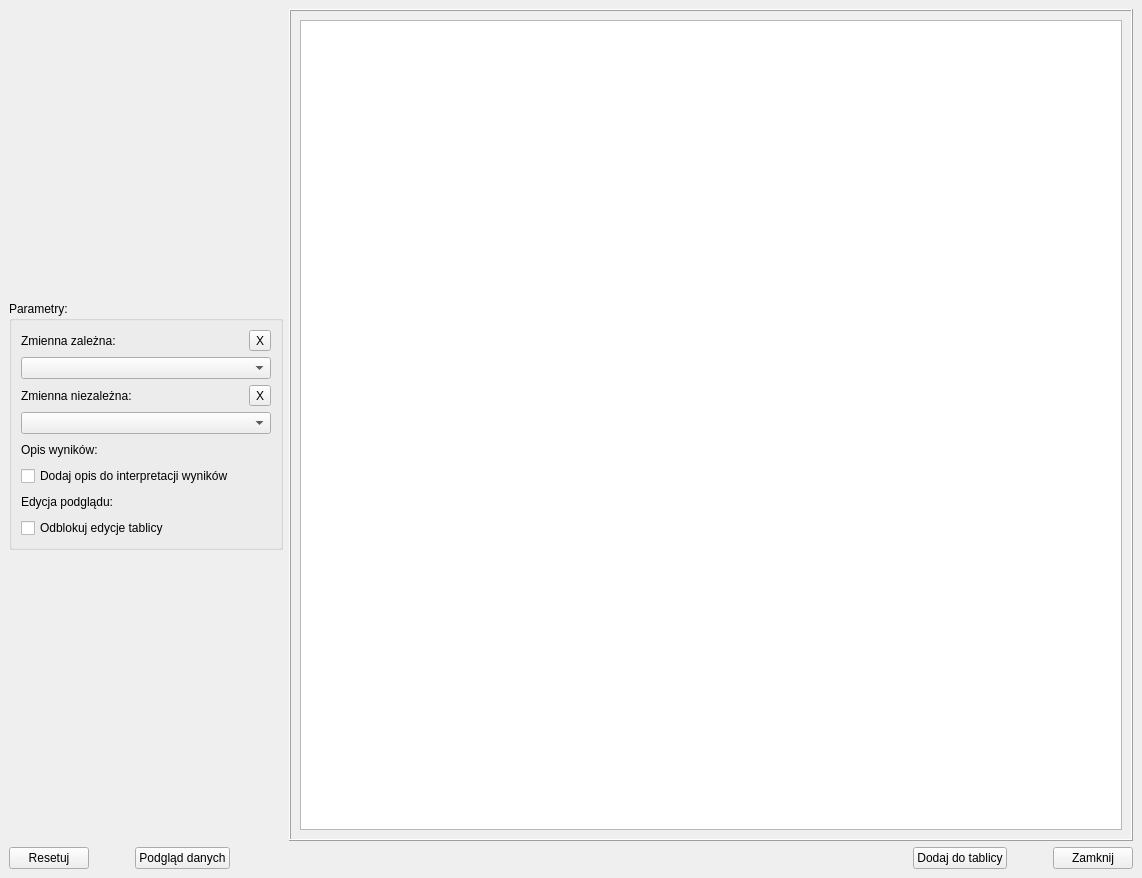
<?xml version="1.0" encoding="UTF-8"?>
<ui version="4.0">
 <class>MainWindow_Test_Tukeya</class>
 <widget class="QMainWindow" name="MainWindow_Test_Tukeya">
  <property name="windowModality">
   <enum>Qt::WindowModal</enum>
  </property>
  <property name="geometry">
   <rect>
    <x>0</x>
    <y>0</y>
    <width>1142</width>
    <height>878</height>
   </rect>
  </property>
  <property name="windowTitle">
   <string>Test Tukeya</string>
  </property>
  <widget class="QWidget" name="centralwidget">
   <layout class="QVBoxLayout" name="verticalLayout_12">
    <item>
     <layout class="QHBoxLayout" name="horizontalLayout_2">
      <item>
       <layout class="QHBoxLayout" name="horizontalLayout">
        <item>
         <layout class="QVBoxLayout" name="verticalLayout_2">
          <item>
           <spacer name="verticalSpacer_2">
            <property name="orientation">
             <enum>Qt::Vertical</enum>
            </property>
            <property name="sizeHint" stdset="0">
             <size>
              <width>20</width>
              <height>40</height>
             </size>
            </property>
           </spacer>
          </item>
          <item>
           <widget class="QGroupBox" name="groupBox">
            <property name="sizePolicy">
             <sizepolicy hsizetype="Fixed" vsizetype="Fixed">
              <horstretch>0</horstretch>
              <verstretch>0</verstretch>
             </sizepolicy>
            </property>
            <property name="title">
             <string>Parametry:</string>
            </property>
            <layout class="QVBoxLayout" name="verticalLayout_13">
             <item>
              <layout class="QVBoxLayout" name="verticalLayout_3">
               <item>
                <layout class="QHBoxLayout" name="horizontalLayout_3">
                 <item>
                  <widget class="QLabel" name="label">
                   <property name="text">
                    <string>Zmienna zależna:</string>
                   </property>
                  </widget>
                 </item>
                 <item>
                  <spacer name="horizontalSpacer">
                   <property name="orientation">
                    <enum>Qt::Horizontal</enum>
                   </property>
                   <property name="sizeHint" stdset="0">
                    <size>
                     <width>40</width>
                     <height>20</height>
                    </size>
                   </property>
                  </spacer>
                 </item>
                 <item>
                  <widget class="QToolButton" name="toolButton_Data_Column1">
                   <property name="text">
                    <string>X</string>
                   </property>
                  </widget>
                 </item>
                </layout>
               </item>
               <item>
                <widget class="QComboBox" name="comboBox_Data_Column1">
                 <property name="minimumSize">
                  <size>
                   <width>250</width>
                   <height>0</height>
                  </size>
                 </property>
                 <property name="placeholderText">
                  <string>Wybierz zbiór danych...</string>
                 </property>
                </widget>
               </item>
              </layout>
             </item>
             <item>
              <layout class="QVBoxLayout" name="verticalLayout">
               <item>
                <layout class="QHBoxLayout" name="horizontalLayout_4">
                 <item>
                  <widget class="QLabel" name="label_2">
                   <property name="text">
                    <string>Zmienna niezależna:</string>
                   </property>
                  </widget>
                 </item>
                 <item>
                  <spacer name="horizontalSpacer_4">
                   <property name="orientation">
                    <enum>Qt::Horizontal</enum>
                   </property>
                   <property name="sizeHint" stdset="0">
                    <size>
                     <width>40</width>
                     <height>20</height>
                    </size>
                   </property>
                  </spacer>
                 </item>
                 <item>
                  <widget class="QToolButton" name="toolButton_Data_Column2">
                   <property name="text">
                    <string>X</string>
                   </property>
                  </widget>
                 </item>
                </layout>
               </item>
               <item>
                <widget class="QComboBox" name="comboBox_Data_Column2">
                 <property name="placeholderText">
                  <string>Wybierz zbiór danych...</string>
                 </property>
                </widget>
               </item>
               <item>
                <layout class="QVBoxLayout" name="verticalLayout_4">
                 <item>
                  <layout class="QHBoxLayout" name="horizontalLayout_5">
                   <item>
                    <widget class="QLabel" name="label_3">
                     <property name="text">
                      <string>Opis wyników:</string>
                     </property>
                    </widget>
                   </item>
                   <item>
                    <spacer name="horizontalSpacer_5">
                     <property name="orientation">
                      <enum>Qt::Horizontal</enum>
                     </property>
                     <property name="sizeHint" stdset="0">
                      <size>
                       <width>40</width>
                       <height>20</height>
                      </size>
                     </property>
                    </spacer>
                   </item>
                  </layout>
                 </item>
                 <item>
                  <widget class="QCheckBox" name="checkBox_Description_Of_Results">
                   <property name="text">
                    <string>Dodaj opis do interpretacji wyników</string>
                   </property>
                  </widget>
                 </item>
                </layout>
               </item>
              </layout>
             </item>
             <item>
              <layout class="QVBoxLayout" name="verticalLayout_16">
               <item>
                <layout class="QHBoxLayout" name="horizontalLayout_15">
                 <item>
                  <widget class="QLabel" name="label_12">
                   <property name="text">
                    <string>Edycja podglądu:</string>
                   </property>
                  </widget>
                 </item>
                 <item>
                  <spacer name="horizontalSpacer_14">
                   <property name="orientation">
                    <enum>Qt::Horizontal</enum>
                   </property>
                   <property name="sizeHint" stdset="0">
                    <size>
                     <width>40</width>
                     <height>20</height>
                    </size>
                   </property>
                  </spacer>
                 </item>
                </layout>
               </item>
               <item>
                <widget class="QCheckBox" name="checkBox_Board_Is_Enabled">
                 <property name="text">
                  <string>Odblokuj edycje tablicy</string>
                 </property>
                 <property name="checked">
                  <bool>false</bool>
                 </property>
                </widget>
               </item>
              </layout>
             </item>
            </layout>
           </widget>
          </item>
          <item>
           <spacer name="verticalSpacer">
            <property name="orientation">
             <enum>Qt::Vertical</enum>
            </property>
            <property name="sizeHint" stdset="0">
             <size>
              <width>20</width>
              <height>40</height>
             </size>
            </property>
           </spacer>
          </item>
         </layout>
        </item>
       </layout>
      </item>
      <item>
       <widget class="QFrame" name="frame">
        <property name="frameShape">
         <enum>QFrame::Box</enum>
        </property>
        <property name="frameShadow">
         <enum>QFrame::Raised</enum>
        </property>
        <layout class="QVBoxLayout" name="verticalLayout_14">
         <item>
          <widget class="QTextEdit" name="textEdit_Preview_Board">
           <property name="enabled">
            <bool>true</bool>
           </property>
           <property name="sizePolicy">
            <sizepolicy hsizetype="Expanding" vsizetype="Expanding">
             <horstretch>0</horstretch>
             <verstretch>0</verstretch>
            </sizepolicy>
           </property>
           <property name="font">
            <font>
             <family>Segoe UI</family>
             <pointsize>14</pointsize>
            </font>
           </property>
           <property name="styleSheet">
            <string notr="true">QTextEdit{
font-size: 14pt;
font-family: &quot;Segoe UI&quot;;
}</string>
           </property>
           <property name="readOnly">
            <bool>true</bool>
           </property>
           <property name="html">
            <string>&lt;!DOCTYPE HTML PUBLIC &quot;-//W3C//DTD HTML 4.0//EN&quot; &quot;http://www.w3.org/TR/REC-html40/strict.dtd&quot;&gt;
&lt;html&gt;&lt;head&gt;&lt;meta name=&quot;qrichtext&quot; content=&quot;1&quot; /&gt;&lt;meta charset=&quot;utf-8&quot; /&gt;&lt;style type=&quot;text/css&quot;&gt;
p, li { white-space: pre-wrap; }
hr { height: 1px; border-width: 0; }
li.unchecked::marker { content: &quot;\2610&quot;; }
li.checked::marker { content: &quot;\2612&quot;; }
&lt;/style&gt;&lt;/head&gt;&lt;body style=&quot; font-family:'Segoe UI'; font-size:14pt; font-weight:400; font-style:normal;&quot;&gt;
&lt;p style=&quot;-qt-paragraph-type:empty; margin-top:0px; margin-bottom:0px; margin-left:0px; margin-right:0px; -qt-block-indent:0; text-indent:0px;&quot;&gt;&lt;br /&gt;&lt;/p&gt;&lt;/body&gt;&lt;/html&gt;</string>
           </property>
          </widget>
         </item>
        </layout>
       </widget>
      </item>
     </layout>
    </item>
    <item>
     <layout class="QHBoxLayout" name="horizontalLayout_11">
      <item>
       <widget class="QPushButton" name="pushButton_Reset_Options">
        <property name="text">
         <string>Resetuj</string>
        </property>
       </widget>
      </item>
      <item>
       <spacer name="horizontalSpacer_6">
        <property name="orientation">
         <enum>Qt::Horizontal</enum>
        </property>
        <property name="sizeType">
         <enum>QSizePolicy::Fixed</enum>
        </property>
        <property name="sizeHint" stdset="0">
         <size>
          <width>40</width>
          <height>20</height>
         </size>
        </property>
       </spacer>
      </item>
      <item>
       <widget class="QPushButton" name="pushButton_Data_Preview">
        <property name="text">
         <string>Podgląd danych</string>
        </property>
       </widget>
      </item>
      <item>
       <spacer name="horizontalSpacer_2">
        <property name="orientation">
         <enum>Qt::Horizontal</enum>
        </property>
        <property name="sizeHint" stdset="0">
         <size>
          <width>40</width>
          <height>20</height>
         </size>
        </property>
       </spacer>
      </item>
      <item>
       <widget class="QPushButton" name="pushButton_Add_To_Board">
        <property name="text">
         <string>Dodaj do tablicy</string>
        </property>
       </widget>
      </item>
      <item>
       <spacer name="horizontalSpacer_3">
        <property name="orientation">
         <enum>Qt::Horizontal</enum>
        </property>
        <property name="sizeType">
         <enum>QSizePolicy::Fixed</enum>
        </property>
        <property name="sizeHint" stdset="0">
         <size>
          <width>40</width>
          <height>20</height>
         </size>
        </property>
       </spacer>
      </item>
      <item>
       <widget class="QPushButton" name="pushButton_Close">
        <property name="text">
         <string>Zamknij</string>
        </property>
       </widget>
      </item>
     </layout>
    </item>
   </layout>
  </widget>
 </widget>
 <resources/>
 <connections>
  <connection>
   <sender>toolButton_Data_Column1</sender>
   <signal>clicked()</signal>
   <receiver>comboBox_Data_Column1</receiver>
   <slot>clearEditText()</slot>
   <hints>
    <hint type="sourcelabel">
     <x>335</x>
     <y>79</y>
    </hint>
    <hint type="destinationlabel">
     <x>184</x>
     <y>108</y>
    </hint>
   </hints>
  </connection>
  <connection>
   <sender>pushButton_Close</sender>
   <signal>clicked()</signal>
   <receiver>MainWindow_Test_Tukeya</receiver>
   <slot>close()</slot>
   <hints>
    <hint type="sourcelabel">
     <x>1094</x>
     <y>782</y>
    </hint>
    <hint type="destinationlabel">
     <x>570</x>
     <y>402</y>
    </hint>
   </hints>
  </connection>
  <connection>
   <sender>checkBox_Board_Is_Enabled</sender>
   <signal>clicked(bool)</signal>
   <receiver>textEdit_Preview_Board</receiver>
   <slot>setDisabled(bool)</slot>
   <hints>
    <hint type="sourcelabel">
     <x>147</x>
     <y>475</y>
    </hint>
    <hint type="destinationlabel">
     <x>711</x>
     <y>422</y>
    </hint>
   </hints>
  </connection>
  <connection>
   <sender>toolButton_Data_Column2</sender>
   <signal>clicked()</signal>
   <receiver>comboBox_Data_Column2</receiver>
   <slot>clearEditText()</slot>
   <hints>
    <hint type="sourcelabel">
     <x>261</x>
     <y>390</y>
    </hint>
    <hint type="destinationlabel">
     <x>147</x>
     <y>419</y>
    </hint>
   </hints>
  </connection>
 </connections>
</ui>
